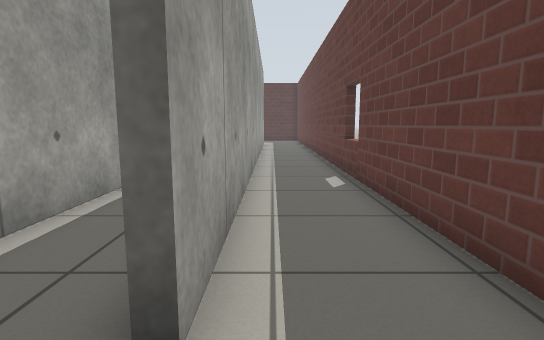
View 1 (above)

24 first-person views from a walk through a Gazebo world. The camera is 0.72 m above the floor, tilts 8° down and sees 80° across. The floor is counted in squares, 0.5 m on a side. Each view is taken from the middle of a square. On the plan, view 1 faces up. The plan holds only what a view shows up to about 15 squares ahead; the rest is blank. Gazebo's built-in surfaces are drawn with simple patterns.

View 2
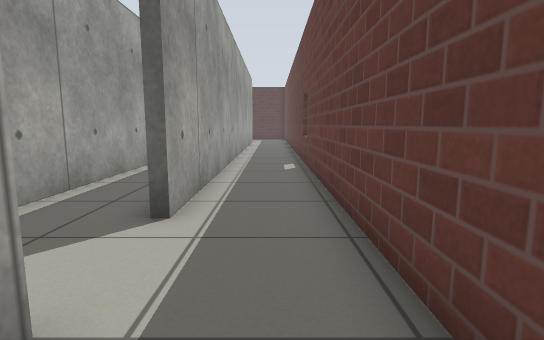

View 3
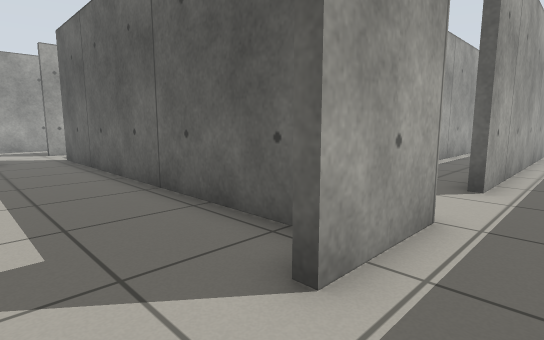

View 4
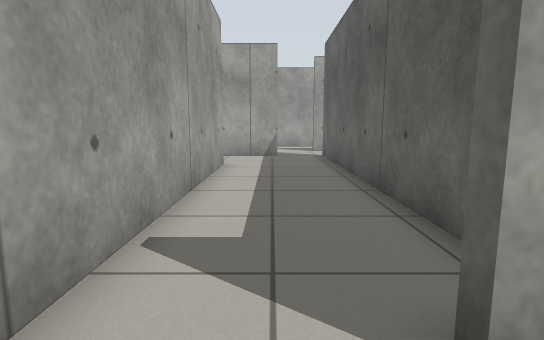

View 5
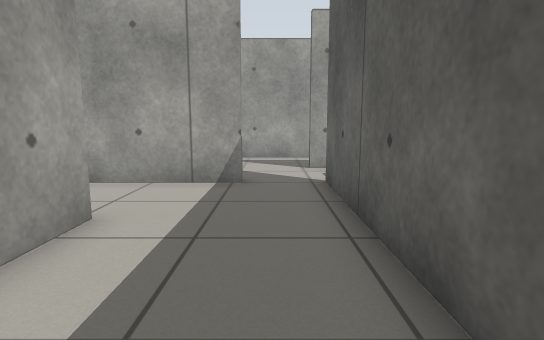

View 6
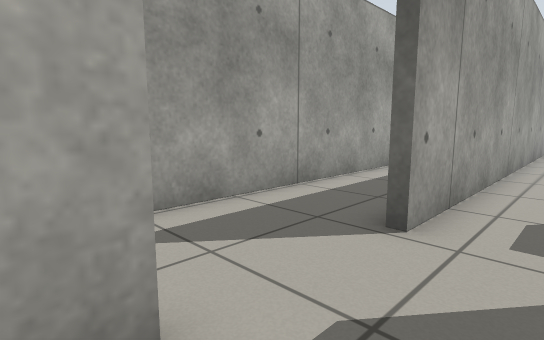

View 7
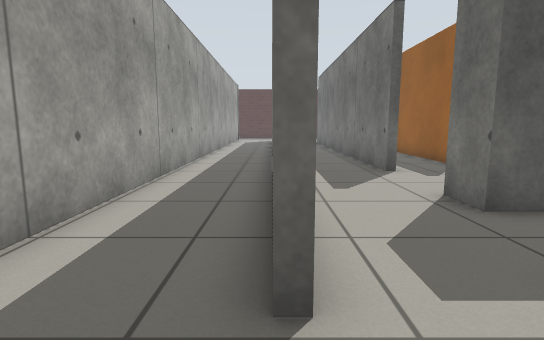

View 8
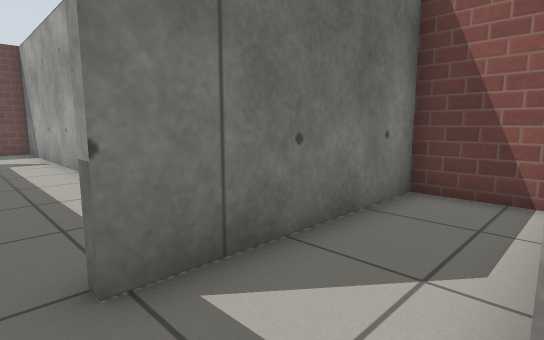

View 9
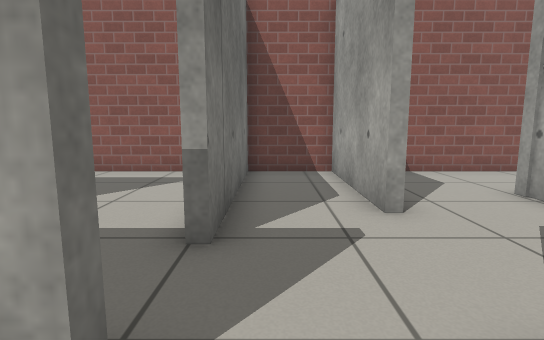

View 10
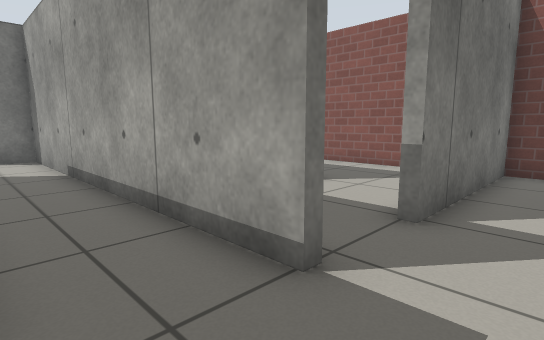

View 11
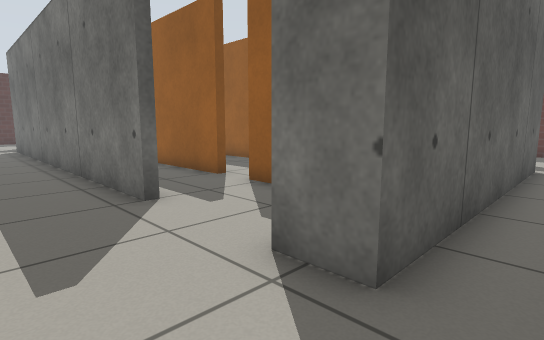

View 12
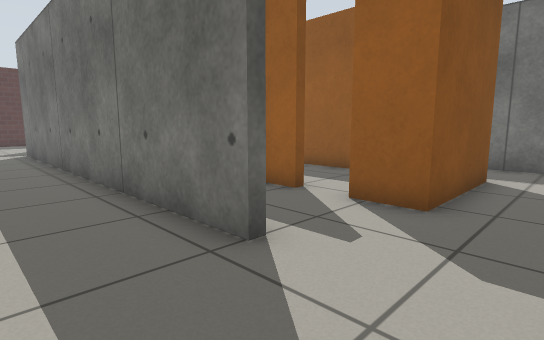

View 13
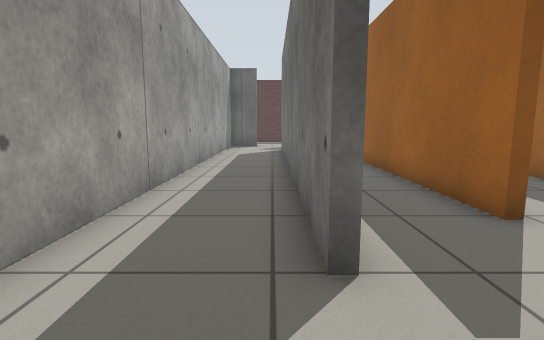

View 14
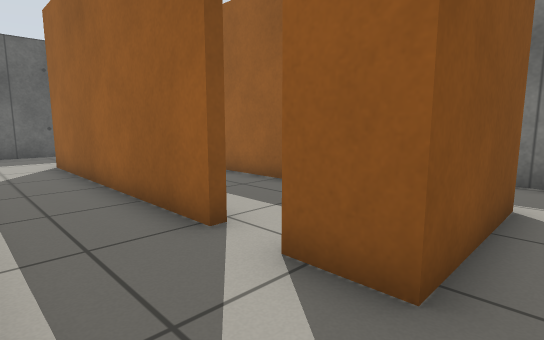

View 15
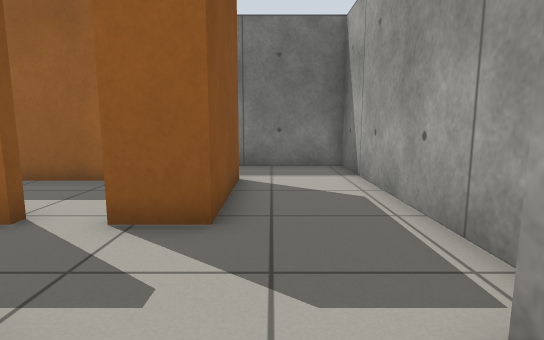

View 16
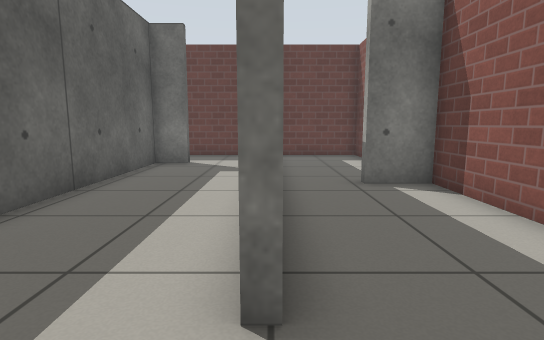

View 17
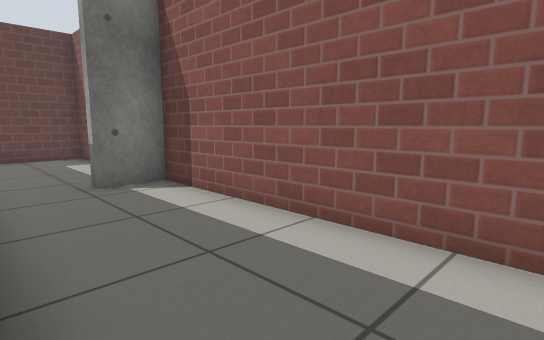

View 18
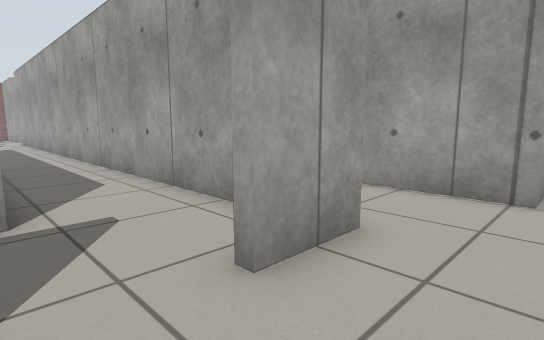

View 19
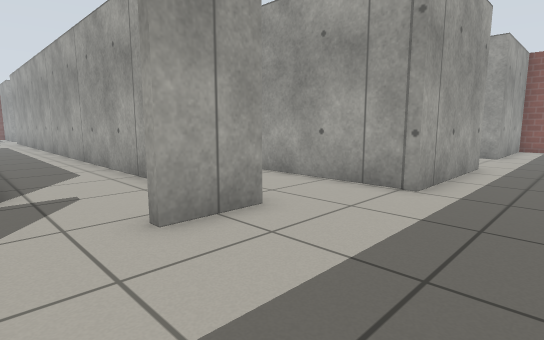

View 20
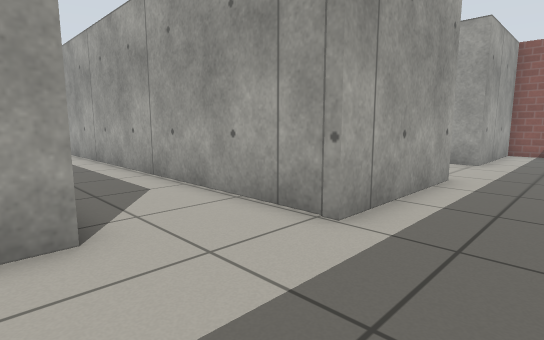

View 21
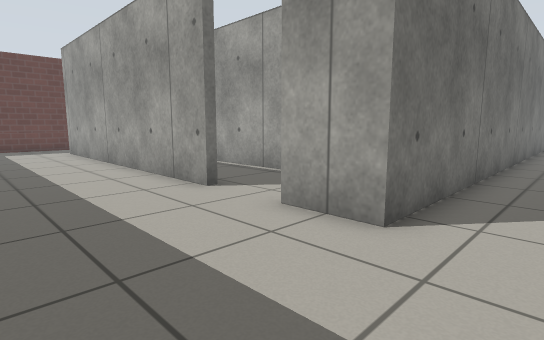

View 22
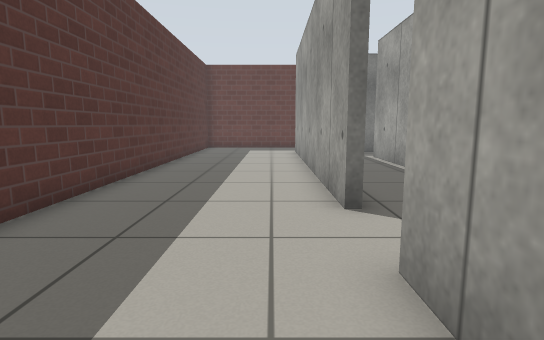

View 23
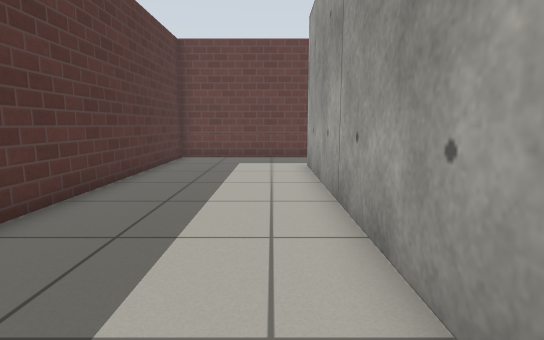

View 24
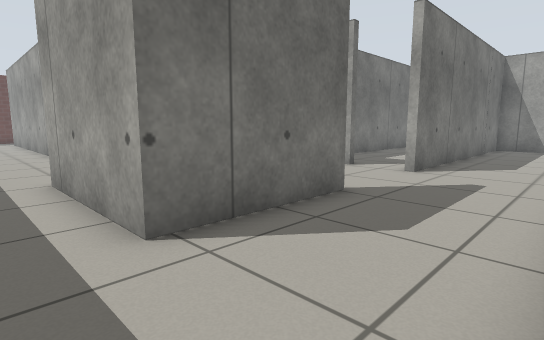

### Floor plan
Points are (right, up) in squares from view 1. A wall is a line through its corners. A room is listed if a view was taken in it or the views show most of it. See-through windows are left out.
Room 1 (views 1, 2, 7, 8, 18, 19, 20, 21, 22, 23, 24)
walls: (-25.1, 20.7) (-25.1, 25.4) (-20.1, 25.4) (-20.1, -5.4); (-12.6, 23.4) (-12.6, 23.8) (-0.5, 23.8); (-17, 8.2) (-17, 23.8) (-15, 23.8) (-15, 23.4); (-25.1, 9) (-25.1, 17) (-24.7, 17); (-0.6, 15.4) (-0.6, 1.8); (-34.2, 26.5) (-34.2, 25.2) (-29, 25.2) (-29, 24.1); (2.2, 23.4) (2.2, 29) (-13.5, 29); (-17.2, -6.2) (-16.7, -6.2); (-0.6, -1) (-0.6, -3.8); (-0.9, -2.3) (-0.9, -1.3); (2.2, -3.6) (2.2, 15.5)
ways out: opening at (0.5, -2.5) to room 2; opening at (-17, -4.5) to room 3; opening at (-1, 0) to room 4; opening at (-13.5, 23.5) to room 5; opening at (-25, 18.5); opening at (-18.5, -7.5)
Room 2 (views 3, 4, 5)
walls: (-10.9, -6.8) (2.2, -6.8) (2.2, -3.6); (-0.6, -3.8) (-0.9, -3.8) (-0.9, -2.6) (-14.1, -2.6); (-14, -4.8) (-14, -6.5)
ways out: opening at (0.5, -2.5) to room 1; opening at (-14, -4) to room 3; opening at (-12, -7) to room 6
Room 3 (view 6)
walls: (-16.7, -6.2) (-16.7, -10.9) (-14.3, -10.9) (-14.3, -4.8) (-14, -4.8); (-14.1, -2.6) (-14.1, -2.3); (-16.7, -1.6) (-16.7, -2.8)
ways out: opening at (-17, -4.5) to room 1; opening at (-14, -4) to room 2; opening at (-15.5, -2) to room 4
Room 4 (views 9, 11)
walls: (-3.5, 11.4) (-3.5, 2.5); (-3.4, 0.2) (-13.5, 0.2); (-14.1, -2.3) (-0.9, -2.3); (-16.7, -0.6) (-16.7, -1.6)
ways out: opening at (-1, 0) to room 1; opening at (-15.5, -2) to room 3; opening at (-15, 0.5) to room 5
Room 5 (views 10, 12, 13, 14, 15)
walls: (-11.9, 20.4) (-3.4, 20.4); (-16.7, 21.4) (-16.7, -0.6); (-13.5, 4.9) (-13.5, 20.5); (-13.5, 0.2) (-13.5, 1.6)
ways out: opening at (-13.5, 23.5) to room 1; opening at (-15, 0.5) to room 4; opening at (-13, 3)
Room 6 (views 16, 17)
walls: (-12.7, -10.9) (-5.2, -10.9) (-5.2, -9.3) (-4.8, -9.3); (1.1, -10.9) (2.2, -10.9) (2.2, -7.5); (-14, -6.5) (-14, -8.6)
ways out: opening at (-12, -7) to room 2
Room 7 (no view inside)
walls: (-9.5, 20.1) (-11.6, 20.1); (-10.5, 6.8) (-10.5, 15.9)
ways out: opening at (-11.5, 5); opening at (-10, 6)

Positions as (right, up) in squares from view 1, and headings:
1: (0, 0), facing up
2: (1, -3), facing up
3: (1, -6), facing up-left
4: (1, -5), facing left
5: (-6, -4), facing left
6: (-15, -7), facing up-left
7: (-17, -5), facing up
8: (-17, -4), facing down-right
9: (-15, -1), facing down
10: (-16, 0), facing down-right
11: (-16, -1), facing up-right
12: (-16, 2), facing up-right
13: (-14, 2), facing up
14: (-13, 3), facing up-right
15: (-15, 3), facing right
16: (-13, -7), facing right
17: (-13, -7), facing down-right
18: (-13, 26), facing down-left
19: (-13, 28), facing down-left
20: (-16, 28), facing down-left
21: (-19, 28), facing down-right
22: (-18, 25), facing right
23: (-12, 25), facing right
24: (-29, 27), facing down-right
